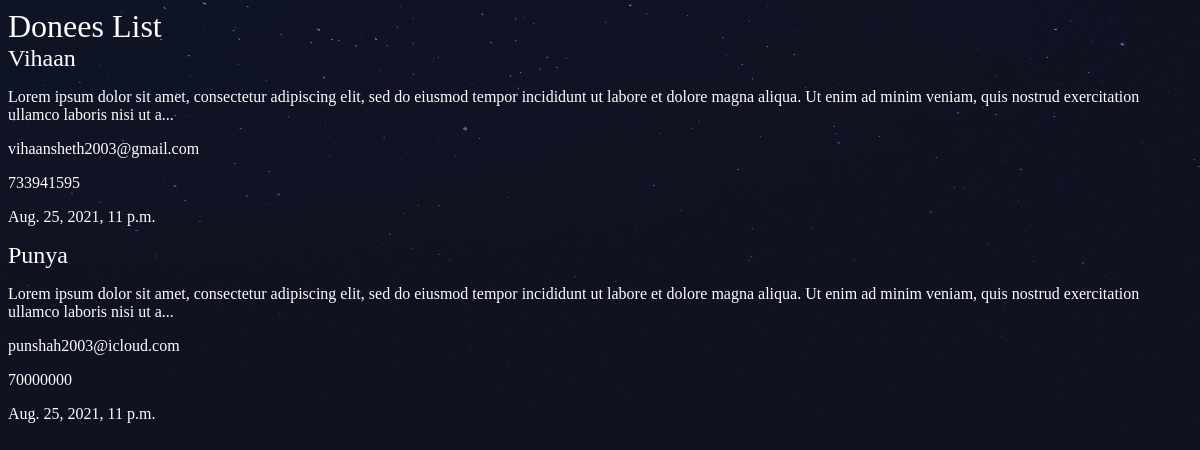
The page /donee/ on the database its author committed.
### donee/models.py (models this page shows, shortened)
class donee(models.Model):
    name = models.CharField(max_length=200)
    message = models.TextField()
    email = models.EmailField()
    contact = models.IntegerField()
    date = models.DateTimeField(auto_now_add=True)
    def snippet(self):
        return self.message[:200] + '...'

### donee/views.py (the view)
def donee_list(request):
    donees = donee.objects.all().order_by('date');
    return render(request, 'donee/donee_list.html', { 'donees': donees})

### donee/templates/donee/donee_list.html
{% extends 'base_layout.html' %}
{% block content%}
        <h1>Donees List</h1>
        <div class="donees">
        {% for donee in donees %}
            <div class="donee">
                <h2><a href="#">{{ donee.name }}</a></h2>
                <p>{{ donee.snippet }}</p>
                <p>{{ donee.email }}</p>
                <p>{{ donee.contact }}</p>
                <p>{{ donee.date }}</p>
            </div>
        {% endfor %}
        </div>
{% endblock %}

### templates/base_layout.html (shortened to what this page needs)
<!DOCTYPE html>
<html>
    <head>
        <link rel="stylesheet" href="/static/style.css">
    </head>
    <body>
        <div class="wrapper">
            {% block content %}
            {% endblock %}
        </div>
    </body>
</html>

### assets/style.css (style rules this page uses)
body { background-color: #0f121f; background-image: url(/static/stars.png); background-repeat-y: no-repeat; color: #fff; }
body * { font-family: Ubuntu; }
h1, h2, h3, h4, h5 { font-weight: normal; margin: 0; }
a, a:hover, a:visited { color: #fff; text-decoration: none; }

### rows shown on the page
donee: name "Vihaan", snippet "Lorem ipsum dolor sit amet, consectetur adipiscing elit, sed do eiusmod tempor incididunt ut labore et dolore magna aliqua. Ut enim ad minim veniam, quis nostrud exercitation ullamco laboris nisi ut a...", email "vihaansheth2003@gmail.com", contact "733941595", date "Aug. 25, 2021, 11 p.m."
donee: name "Punya", snippet "Lorem ipsum dolor sit amet, consectetur adipiscing elit, sed do eiusmod tempor incididunt ut labore et dolore magna aliqua. Ut enim ad minim veniam, quis nostrud exercitation ullamco laboris nisi ut a...", email "punshah2003@icloud.com", contact "70000000", date "Aug. 25, 2021, 11 p.m."
